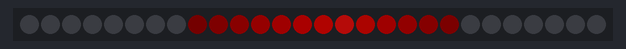
The sketch below on a simulated Arduino Uno, built with avr-gcc and run on an emulated ATmega328P. Shown: 28 RGB LEDs in strip order, left to right. Dim RGB values are drawn brighter than linear.

Above: at 0.28 s.
At 1.2 s:
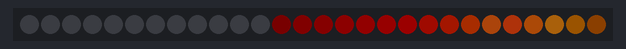
At 1.8 s:
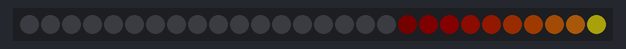

The sketch:

blur.ino
```cpp
#include "FastLED.h"                                          // FastLED library.

// Fixed definitions cannot change on the fly.
#define LED_DT 0                                              // Data pin to connect to the strip.
#define LED_CK 1                                              // Clock pin for WS2801 or APA102.
#define COLOR_ORDER BGR                                       // It's GRB for WS2812 and BGR for APA102.
#define LED_TYPE APA102                                       // Using APA102, WS2812, WS2801. Don't forget to change LEDS.addLeds.
#define NUM_LEDS 28                                           // Number of LED's.

// Global variables can be changed on the fly.
uint8_t max_bright = 64;                                      // Overall brightness definition. It can be changed on the fly.
struct CRGB leds[NUM_LEDS];                                   // Initialize our LED array.

void setup() {
  LEDS.addLeds<LED_TYPE, LED_DT, LED_CK, COLOR_ORDER>(leds, NUM_LEDS); // Set up APA102 leds

  FastLED.setBrightness(max_bright);
  FastLED.setMaxPowerInVoltsAndMilliamps(5, 500);                      // FastLED Power management set at 5V, 500mA.
}


void loop() {

  uint8_t blurAmount = dim8_raw( beatsin8(3,64, 192) );       // A sinewave at 3 Hz with values ranging from 64 to 192.
  blur1d( leds, NUM_LEDS, blurAmount);                        // Apply some blurring to whatever's already on the strip, which will eventually go black.

  uint8_t  i = beatsin8(  9, 0, NUM_LEDS);
  uint8_t  j = beatsin8( 7, 0, NUM_LEDS);
  uint8_t  k = beatsin8(  5, 0, NUM_LEDS);

  // The color of each point shifts over time, each at a different speed.
  uint16_t ms = millis();
  leds[(i+j)/2] = CHSV( ms / 29, 200, 255);
  leds[(j+k)/2] = CHSV( ms / 41, 200, 255);
  leds[(k+i)/2] = CHSV( ms / 73, 200, 255);
  leds[(k+i+j)/3] = CHSV( ms / 53, 200, 255);

  FastLED.show();

}
```
